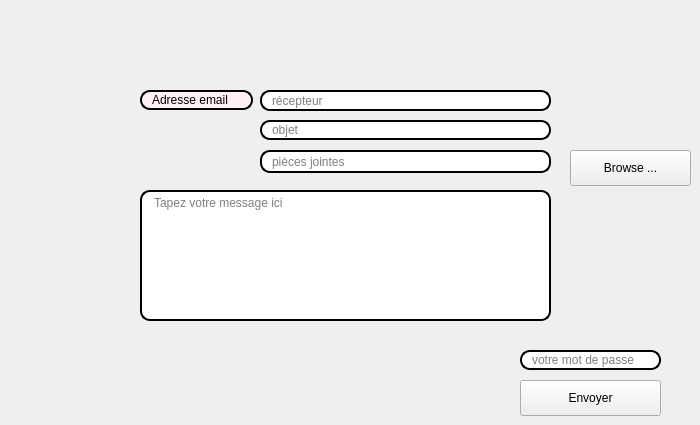
    <widget class="QWidget" name="tab_4">
     <attribute name="title">
      <string>mailing</string>
     </attribute>
     <widget class="QLineEdit" name="rcpt_2">
      <property name="geometry">
       <rect>
        <x>260</x>
        <y>90</y>
        <width>291</width>
        <height>21</height>
       </rect>
      </property>
      <property name="styleSheet">
       <string notr="true">border: 2px solid black;
border-radius: 10px;
padding: 0 8px;
background: white;
selection-background-color: gray;
font: bold, &quot;Comic Sans MS&quot;;</string>
      </property>
      <property name="placeholderText">
       <string>récepteur</string>
      </property>
     </widget>
     <widget class="QLineEdit" name="lineEdit_49">
      <property name="geometry">
       <rect>
        <x>140</x>
        <y>90</y>
        <width>113</width>
        <height>20</height>
       </rect>
      </property>
      <property name="styleSheet">
       <string notr="true">border: 2px solid black;
font: 75 8pt &quot;MS Shell Dlg 2&quot;;
border-radius: 10px;
padding: 0 8px;
background: #FFF0F5;
font: bold, &quot;Comic Sans MS&quot;;;
text-align:center;</string>
      </property>
      <property name="text">
       <string>Adresse email</string>
      </property>
      <property name="readOnly">
       <bool>true</bool>
      </property>
     </widget>
     <widget class="QPushButton" name="sendBtn_2">
      <property name="geometry">
       <rect>
        <x>520</x>
        <y>380</y>
        <width>141</width>
        <height>36</height>
       </rect>
      </property>
      <property name="styleSheet">
       <string notr="true">
font: bold, &quot;Comic Sans MS&quot;;</string>
      </property>
      <property name="text">
       <string>Envoyer</string>
      </property>
     </widget>
     <widget class="QLineEdit" name="mail_pass_2">
      <property name="geometry">
       <rect>
        <x>520</x>
        <y>350</y>
        <width>141</width>
        <height>20</height>
       </rect>
      </property>
      <property name="styleSheet">
       <string notr="true">border: 2px solid black;
border-radius: 10px;
padding: 0 8px;
background: white;
selection-background-color: gray;
font: bold, &quot;Comic Sans MS&quot;;</string>
      </property>
      <property name="echoMode">
       <enum>QLineEdit::Password</enum>
      </property>
      <property name="placeholderText">
       <string>votre mot de passe</string>
      </property>
     </widget>
     <widget class="QLineEdit" name="subject_2">
      <property name="geometry">
       <rect>
        <x>260</x>
        <y>120</y>
        <width>291</width>
        <height>20</height>
       </rect>
      </property>
      <property name="styleSheet">
       <string notr="true">border: 2px solid black;
border-radius: 10px;
padding: 0 8px;
background: white;
selection-background-color: gray;
font: bold, &quot;Comic Sans MS&quot;;</string>
      </property>
      <property name="placeholderText">
       <string>objet</string>
      </property>
     </widget>
     <widget class="QPushButton" name="browseBtn_2">
      <property name="geometry">
       <rect>
        <x>570</x>
        <y>150</y>
        <width>121</width>
        <height>36</height>
       </rect>
      </property>
      <property name="styleSheet">
       <string notr="true"/>
      </property>
      <property name="text">
       <string>Browse ...</string>
      </property>
     </widget>
     <widget class="QLineEdit" name="file_2">
      <property name="geometry">
       <rect>
        <x>260</x>
        <y>150</y>
        <width>291</width>
        <height>23</height>
       </rect>
      </property>
      <property name="styleSheet">
       <string notr="true">border: 2px solid black;
border-radius: 10px;
padding: 0 8px;
background: white;
selection-background-color: gray;
font: bold, &quot;Comic Sans MS&quot;;</string>
      </property>
      <property name="placeholderText">
       <string>pièces jointes</string>
      </property>
     </widget>
     <widget class="QTextEdit" name="msg_2">
      <property name="geometry">
       <rect>
        <x>140</x>
        <y>190</y>
        <width>411</width>
        <height>131</height>
       </rect>
      </property>
      <property name="styleSheet">
       <string notr="true">border: 2px solid black;
border-radius: 10px;
padding: 0 8px;
background: white;
selection-background-color: gray;
font: bold, &quot;Comic Sans MS&quot;;</string>
      </property>
      <property name="placeholderText">
       <string>Tapez votre message ici</string>
      </property>
     </widget>
    </widget>
